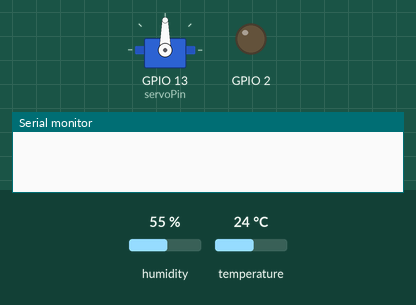
The sketch below on a simulated ESP32. Shown: servo, output pins drawn as LEDs (lit = HIGH), the last lines printed to the serial monitor. The test bench sets the inputs (shaded band); at power-on: humidity 55 %, temperature 24 °C. WiFi joins after 1.5 s; servers stay silent unless stated; web services answer with replies made up by the test bench.

Above: at 0.1 s.
At 2.1 s:
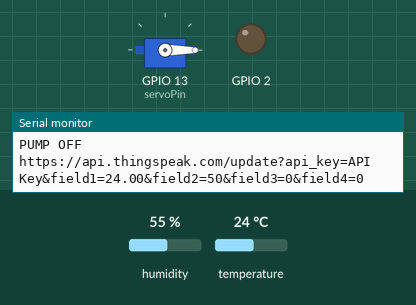
Timing chart, 0 to 3.6 s (numbered marks = the images above):
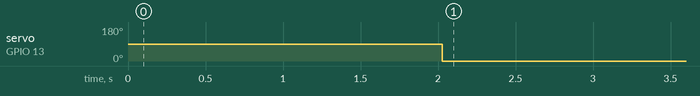

The sketch:

Framework.ino
```cpp
// Include necessary libraries for the ESP32 project
#include "soc/soc.h"          // Library for disabling brownout detector
#include "soc/rtc.h"          // Library for configuring the RTC (Real-Time Clock)
#include <WiFi.h>             // Library for WiFi connection
#include <HTTPClient.h>       // Library for making HTTP requests
#include <DHT.h>              // Library for DHT22 sensor
#include <ESP32Servo.h>      // Library for controlling a servo motor with ESP32

// Declare WiFi SSID and password for connecting to a network
const char* ssid = "wifi name";
const char* password = "wifi password";

// Declare API key for ThingSpeak, a platform for IoT data collection
String apiKey = "API Key";
String url = "https://api.thingspeak.com/update";

String message;              // Variable to store the HTTP request message
uint8_t httpCode;            // Variable to store HTTP response code

// Declare pin connected to the servo's signal pin
static const int servoPin = 13;

// Declare pin connected to DHT22 sensor's data pin
#define DHTPIN 32

// Create instances of the Servo and DHT sensor libraries
Servo servo1;
DHT dht(DHTPIN, DHT11);
HTTPClient http;

int angle = 0;
int angleStep = 5;
int angleMin = 0;
int angleMax = 180;
int soil_moisture = 50;
int pump_status, alarm_status;
int temp1 = 0;

void setup() {
    // Disable brownout detector to prevent resets
    WRITE_PERI_REG(RTC_CNTL_BROWN_OUT_REG, 0);

    // Initialize serial communication for debugging
    Serial.begin(115200);

    // Initialize DHT sensor
    dht.begin();

    // Attach the servo to its signal pin
    servo1.attach(servoPin);

    // Set pin 2 as an output for controlling a device
    pinMode(2, OUTPUT);

    // Connect to the specified WiFi network
    WiFi.begin(ssid, password);
    while (WiFi.status() != WL_CONNECTED) {
      delay(1000);
      Serial.println("Connecting to WiFi...");
    }
    Serial.println("Connected to WiFi");
}

void loop() {
  // Read temperature and humidity from the DHT sensor
  float temperature = dht.readTemperature();
  float humidity = dht.readHumidity();

  // Print temperature to the serial monitor
  Serial.print("temperature: ");
  Serial.println(temperature);

  // Adjust soil moisture level based on temperature
  if (temperature > 30) {
    soil_moisture = soil_moisture - 10;
  }

  // Check soil moisture level and control the pump and alarm
  if (soil_moisture <= 20) {
    alarm_status = 1;
    pump_status = 1;
    digitalWrite(2, HIGH);
    pumpOn();
    Serial.println("PUMP ON");
  } else if (soil_moisture > 20) {
    alarm_status = 0;
    pump_status = 0;
    digitalWrite(2, LOW);
    pumpOff();
    Serial.println("PUMP OFF");
  }

  // Create a message for ThingSpeak including sensor data and statuses
  message = url + "?api_key=" + apiKey + "&field1=" + String(temperature, 2) + "&field2=" + String(soil_moisture) + "&field3=" + String(alarm_status) + "&field4=" + String(pump_status);

  // Send the HTTP request to update ThingSpeak with the data
  http.begin(message);
  Serial.println(message);
  httpCode = http.GET();
  if (httpCode == HTTP_CODE_OK) {
    message = http.getString();
    Serial.println(message);
  }

  // Restore soil moisture level if necessary
  if (soil_moisture <= 20) {
    soil_moisture = soil_moisture + 10;
  }

  // Delay for 7 seconds before the next loop iteration
  delay(7000);
}

// Function to turn off the pump (move the servo to 0 degrees)
void pumpOff() {
    servo1.write(0);
    delay(20);
}

// Function to turn on the pump (move the servo to 90 degrees)
void pumpOn() {
    servo1.write(90);
    Serial.println(90);
    delay(20);
}
```

Measured:
- by itself, servo on GPIO 13 (servoPin): 90° → 0° at 2.0 s
